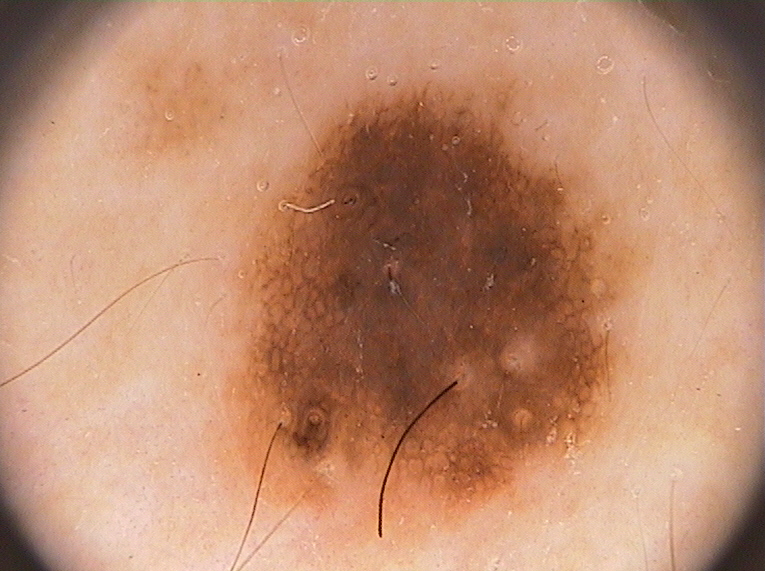
#> input picture PH2Dataset/PH2 Dataset images/IMD002/IMD002_Dermoscopic_Image/IMD002.bmp, 765 x 572 px
$ python -i hair_detection.py   (imports and definitions only)
#> lines starting #> are read from the running program, lines starting #| are printed output that depends on the picture; after the words box and inside, x2 and y2 are one past the last pixel; in counts of white or black regions, pixels touching at a corner belong together
#> further down, picture is the input picture: shape (572, 765, 3); mean B, G, R 112.1, 139.7, 189.6
### src/utils.py
import numpy as np
import functools as fn
import cv2 as cv


# [7 lines left out: function equalize_histogram_of_color_image, not called in this run]


def y_channel_of_yiq_from_rbg(image):
    r_channel = image[:, :, 0] * 0.299
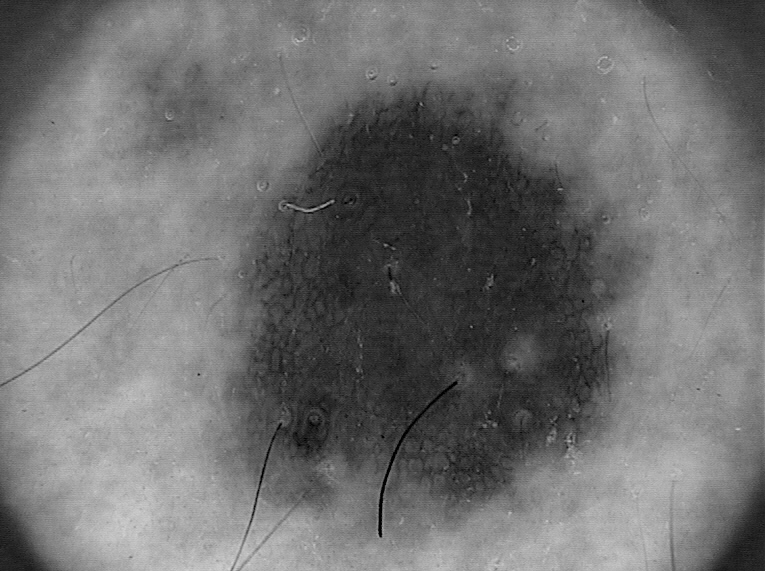
#> r_channel: shape (572, 765) float64; min 0, max 76.24, mean 33.5; drawn with min black and max white
    g_channel = image[:, :, 1] * 0.587
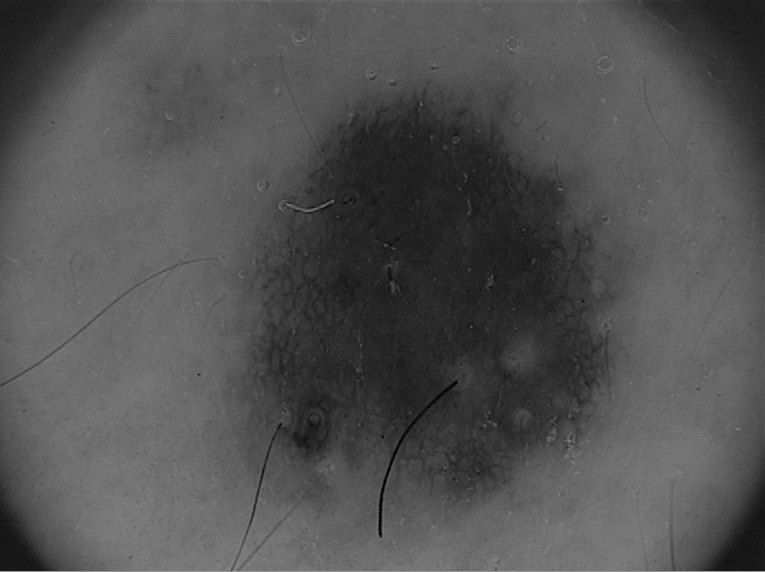
#> g_channel: shape (572, 765) float64; min 0, max 149.7, mean 82
    b_channel = image[:, :, 2] * 0.144
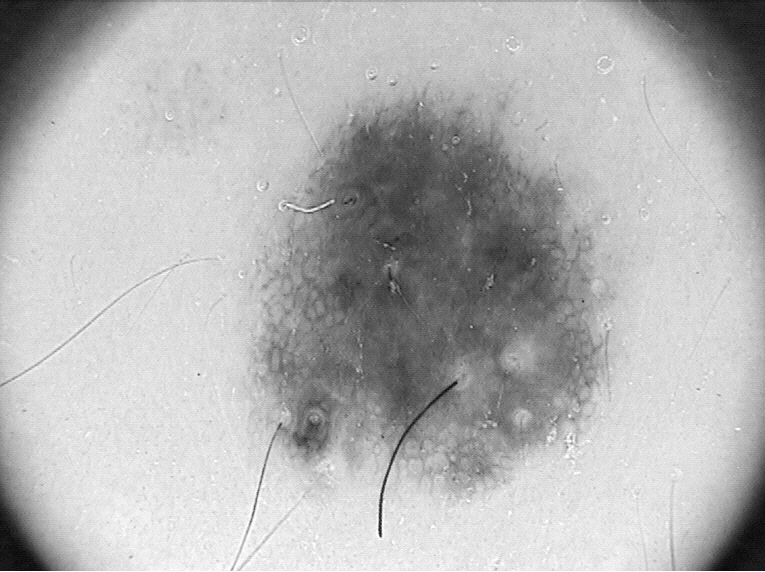
#> b_channel: shape (572, 765) float64; min 4.75, max 36.72, mean 27.3; drawn with min black and max white
    y_channel = np.array(r_channel + g_channel + b_channel, dtype=np.uint8)
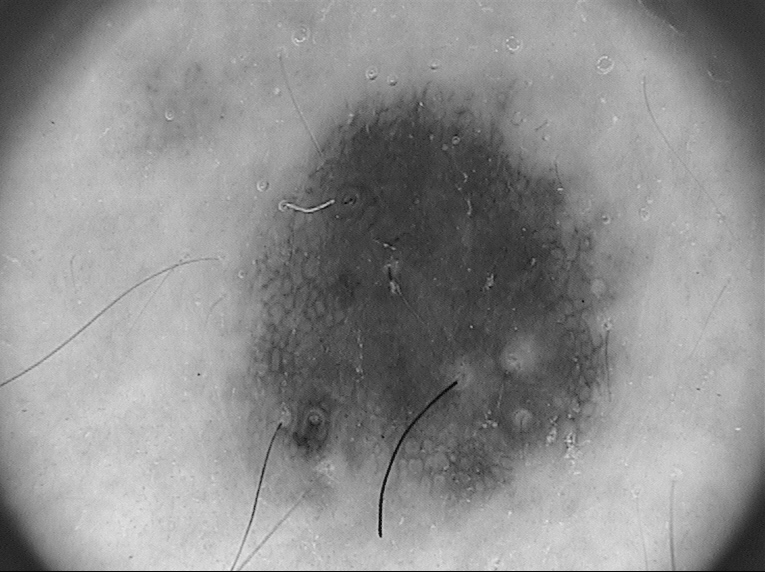
#> y_channel: shape (572, 765); min 6, max 235, mean 141.9
    return y_channel

### src/hair_detection.py
import cv2 as cv
import functools as fn
from utils import y_channel_of_yiq_from_rbg


def _get_struct_element(filter_size):
    filter = (filter_size, filter_size)
    return cv.getStructuringElement(cv.MORPH_RECT, filter)


def _black_top_hat(y_channel, struct_element_size):
#> called with struct_element_size = 16
    struct_element = _get_struct_element(struct_element_size)
    return cv.morphologyEx(y_channel, cv.MORPH_BLACKHAT, struct_element)
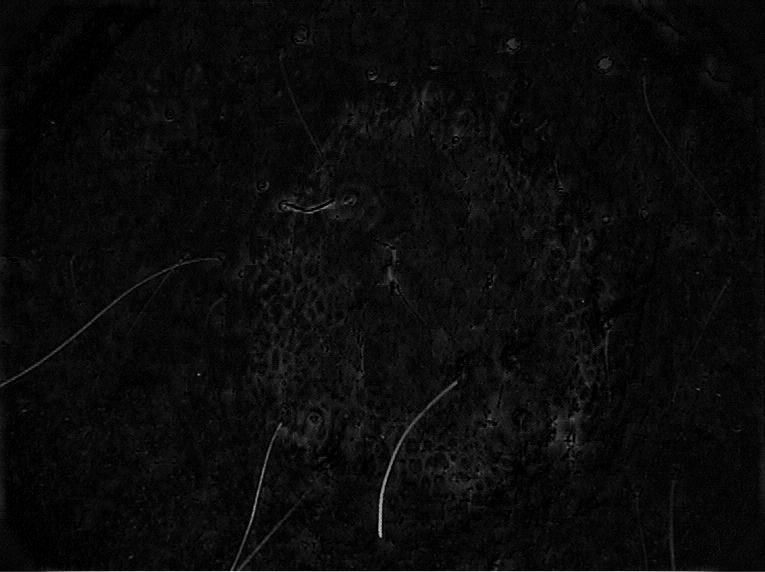
#> returned value: shape (572, 765); min 0, max 229, mean 10.7


def _get_threshold(y_channel):
    image_black_hat = _black_top_hat(y_channel, 16)
    return cv.threshold(image_black_hat, 10, 255, cv.THRESH_BINARY)


def _inpaint(image, algorithm):
    print("Getting y channel from image")
    y_channel = y_channel_of_yiq_from_rbg(image)
    # y_channel_equalized = cv.equalizeHist(y_channel)
    print("Getting threshold from y_channel")
    _, threshold = _get_threshold(y_channel)
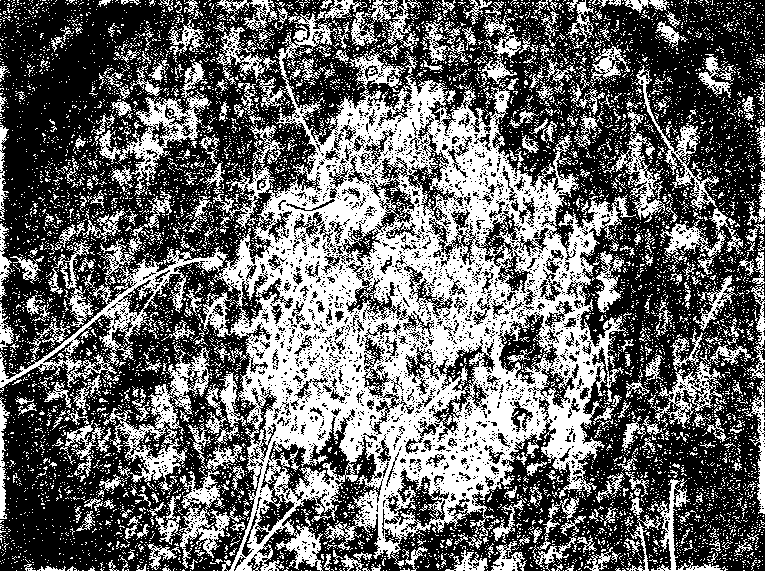
#> threshold: shape (572, 765); 40.7% white; 8311 white regions (7935 under 20 px), largest, box (x1, y1, x2, y2) and area: (0, 11, 765, 572) 97662, (0, 237, 228, 393) 5028, (103, 343, 212, 495) 3760
    print("Making inpaint in image with threshold and TELEA Algorithm")
    return cv.inpaint(image, threshold, 1.0, algorithm)
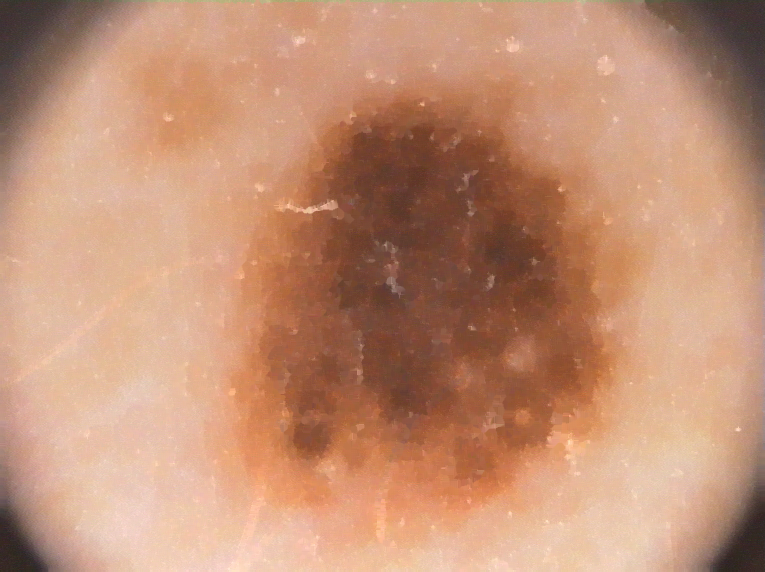
#> returned value: shape (572, 765, 3); mean of channels 0, 1, 2 116.4, 143.9, 193.9; drawn as B, G, R


def remove_hair(image, algorithm=cv.INPAINT_TELEA):
    return _inpaint(image, algorithm)

>>> import cv2
>>> picture = cv2.imread('../PH2Dataset/PH2 Dataset images/IMD002/IMD002_Dermoscopic_Image/IMD002.bmp')
>>> result = remove_hair(picture)
